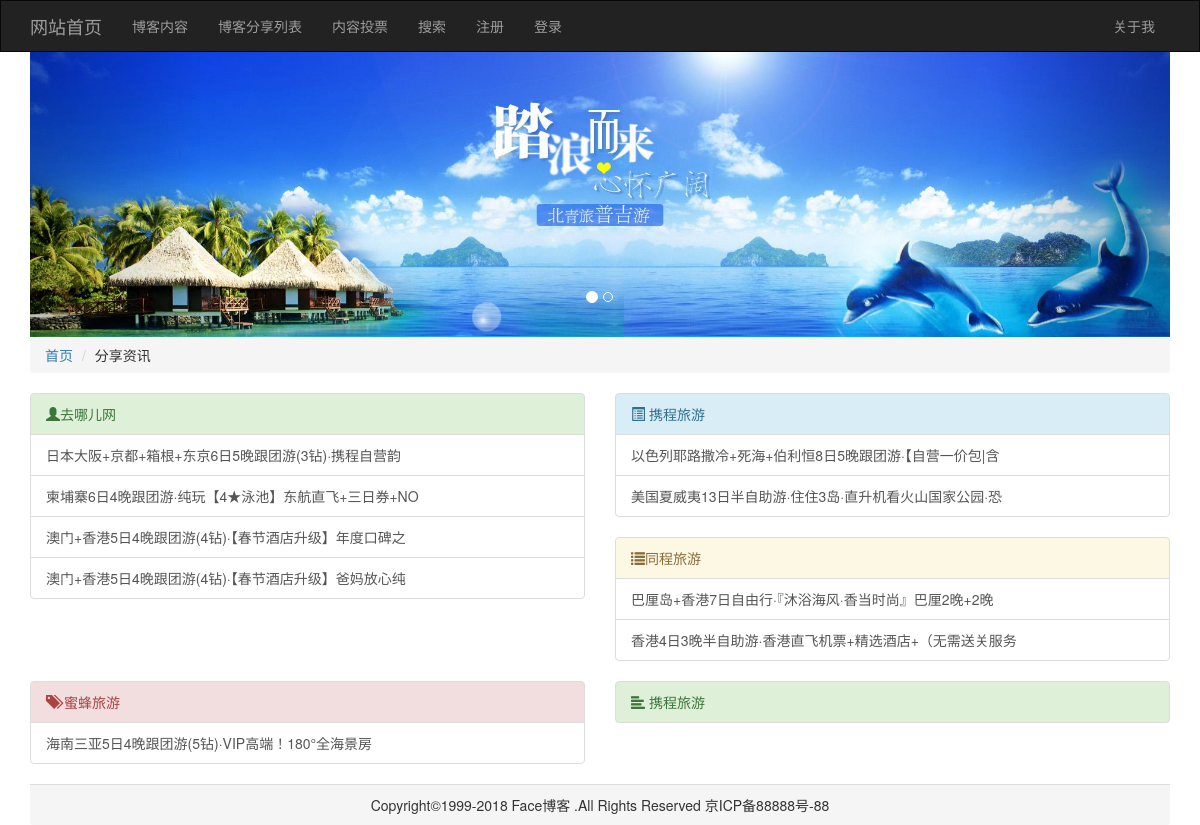
Screenshot of /qianduanzixun.php with the database file from the repository.
### tables this page shows
CREATE TABLE IF NOT EXISTS `ht_fabu` (
  `ht_id` int(6) unsigned NOT NULL AUTO_INCREMENT,
  `ht_title` varchar(300) NOT NULL,
  `ht_column` varchar(300) NOT NULL,
  `ht_describe` text NOT NULL,
  `ht_keyword` varchar(300) NOT NULL,
  `ht_content` text NOT NULL,
  `ht_thumbanil` varchar(200) NOT NULL,
  `ht_name` varchar(100) NOT NULL,
  `ht_date` varchar(30) NOT NULL,
  PRIMARY KEY (`ht_id`)
);

### qianduanzixun.php (the view, shortened to what this page needs)
<?php
	include 'header.php';
	include 'state/sql.php';
	$sql = "SELECT * from ht_fabu WHERE ht_column='Web前端开发' limit 0,4";
	$sql1 = "SELECT * from ht_fabu WHERE ht_column='JAVA开发' limit 0,4";
	$sql2 = "SELECT * from ht_fabu WHERE ht_column='PHP开发' limit 0,4";
	$sql3 = "SELECT * from ht_fabu WHERE ht_column='网络营销' limit 0,4";
	$result=$conn->query($sql);
	$result1=$conn->query($sql1);
	$result2=$conn->query($sql2);
	$result3=$conn->query($sql3);
?>
	<ul class="breadcrumb">
		<li><a href="index.php">首页</a></li>
		<li>分享资讯</li>
	</ul>
	 <div class="row">
        <div class="col-md-6">
            <ul class="list-group">
                <li class="list-group-item list-group-item-success">
                	<span class="glyphicon  glyphicon-user"></span><?php echo '去哪儿网';?>
                </li>
                <?php  if($result->num_rows>0){while($f=$result->fetch_assoc()){?>
                <a href="content.php?id="<?php $f['ht_id'];?>"  class="list-group-item"><?php echo mb_substr($f['ht_title'],0,30,'utf8');?></a>
            	<?php
            			}
            		}else{
            	?>
            		<a class="list-group-item"><?php echo "没有查询到数据";?></a>
            	<?php
            		}
            	?>
            </ul>
        </div>
        <div class="col-md-6">
            <ul class="list-group">
                <li class="list-group-item list-group-item-info">
                <span class="glyphicon glyphicon-list-alt"></span> <?php echo "携程旅游";?></li>
                <?php
            		if($result1->num_rows>0){
            			while($f=$result1->fetch_assoc()){
            	?>
                <a href="content.php?id="<?php $f['ht_id'];?>"  class="list-group-item"><?php echo mb_substr($f['ht_title'],0,30,'utf8');?></a>
           <?php
            			}
            		}else{
            	?>
            		<a class="list-group-item"><?php echo "没有查询到数据";?></a>
            	<?php
            		}
            	?>
            </ul>
        </div><div class="col-md-6">
            <ul class="list-group">
                <li class="list-group-item list-group-item-warning">
                <span class="glyphicon glyphicon-list"></span><?php echo "同程旅游";?>
                </li>
                <?php
            		if($result2->num_rows>0){
            			while($f=$result2->fetch_assoc()){
            	?>
                <a href="content.php?id="<?php $f['ht_id'];?>"  class="list-group-item"><?php echo mb_substr($f['ht_title'],0,30,'utf8');?></a>
            	<?php
            			}
            		}
            	?>
            </ul>
        </div><div class="col-md-6">
            <ul class="list-group">
                <li class="list-group-item list-group-item-danger">
                <span class="glyphicon glyphicon-tags"></span> <?php echo "蜜蜂旅游";?></li>
                <?php
            		if($result3->num_rows>0){
            			while($f=$result3->fetch_assoc()){
            	?>
                <a href="content.php?id="<?php $f['ht_id'];?>"  class="list-group-item"><?php echo mb_substr($f['ht_title'],0,30,'utf8');?></a>
            	<?php
            			}
            		}
            	?>
            </ul>
        </div>
        <div class="col-md-6">
            <ul class="list-group">
                <li class="list-group-item list-group-item-success">
                <span class="glyphicon glyphicon-align-left"></span> <?php echo '携程旅游';?></li>
            </ul>
        </div>
    </div>
<?php
	include 'footer.php';
?>

### rows the page displays
ht_fabu: ht_title "日本大阪+京都+箱根+东京6日5晚跟团游(3钻)·携程自营韵"
ht_fabu: ht_title "柬埔寨6日4晚跟团游·纯玩【4★泳池】东航直飞+三日券+NO"
ht_fabu: ht_title "澳门+香港5日4晚跟团游(4钻)·【春节酒店升级】年度口碑之"
ht_fabu: ht_title "澳门+香港5日4晚跟团游(4钻)·【春节酒店升级】爸妈放心纯"
ht_fabu: ht_title "以色列耶路撒冷+死海+伯利恒8日5晚跟团游·【自营一价包|含"
ht_fabu: ht_title "美国夏威夷13日半自助游·住住3岛·直升机看火山国家公园·恐"
ht_fabu: ht_title "巴厘岛+香港7日自由行·『沐浴海风·香当时尚』巴厘2晚+2晚"
ht_fabu: ht_title "香港4日3晚半自助游·香港直飞机票+精选酒店+（无需送关服务"
ht_fabu: ht_title "海南三亚5日4晚跟团游(5钻)·VIP高端！180°全海景房"
